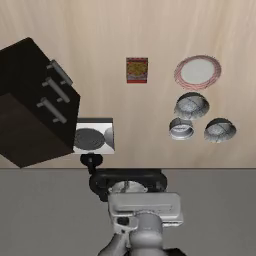
#> input picture frame 10 of results/videos/clean_seed42_main.mp4, 256 x 256 px
$ jupyter execute --allow-errors effects.ipynb
#> lines starting #> are read from the running program, lines starting #| are printed output that depends on the picture; after the words box and inside, x2 and y2 are one past the last pixel; in counts of white or black regions, pixels touching at a corner belong together
# Exploratory plots

First exploratory look at the blur, temporary-blackout and attention-pilot results. The complete analysis of all experiments is in [`analysis.ipynb`](analysis.ipynb).

[cell 1]
from pathlib import Path

ROOT = Path.cwd().resolve()
if ROOT.name == "notebooks":
    ROOT = ROOT.parent

## Blur

[cell 2]
import cv2
import matplotlib.pyplot as plt

path_to_video = f'{ROOT}/results/videos/clean_seed42_main.mp4'
cap = cv2.VideoCapture(path_to_video)

if not cap.isOpened():
    print("Error: cannot open the video.")
    exit()

target_frame_id = 10
cap.set(cv2.CAP_PROP_POS_FRAMES, target_frame_id)
ret, frame = cap.read()
#> frame is the input picture: shape (256, 256, 3); mean B, G, R 109.7, 118.9, 127.6
cap.release()

if not ret:
    print(f"Cannot read frame {target_frame_id}.")
    exit()

frame_rgb = cv2.cvtColor(frame, cv2.COLOR_BGR2RGB)

blur_weak   = cv2.blur(frame_rgb, (5, 5))
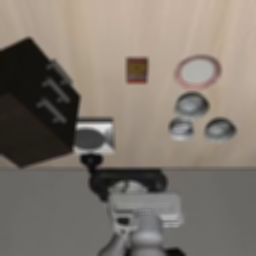
#> blur_weak: shape (256, 256, 3); mean R, G, B 127.6, 118.9, 109.7
blur_medium = cv2.blur(frame_rgb, (15, 15))
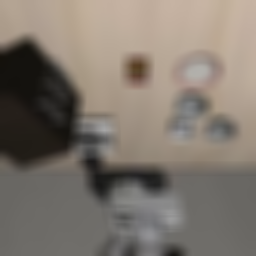
#> blur_medium: shape (256, 256, 3); mean R, G, B 127.6, 118.9, 109.7
blur_strong = cv2.blur(frame_rgb, (31, 31))
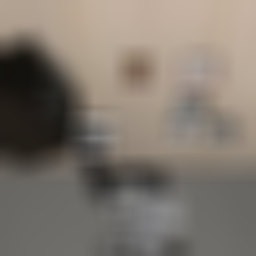
#> blur_strong: shape (256, 256, 3); mean R, G, B 127.6, 118.9, 109.7

cv2.putText(frame_rgb, "Original", (20, 40), cv2.FONT_HERSHEY_SIMPLEX, 1, (0, 255, 0), 2)
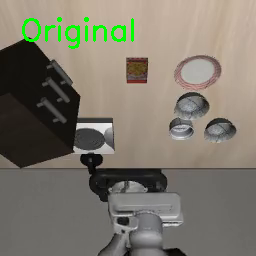
#> frame_rgb: shape (256, 256, 3); mean R, G, B 125.2, 120.1, 107.7
cv2.putText(blur_weak, "Blur 5x5", (20, 40), cv2.FONT_HERSHEY_SIMPLEX, 1, (0, 255, 0), 2)
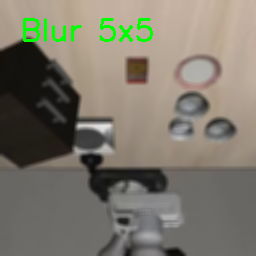
#> blur_weak: shape (256, 256, 3); 1.44% of pixels changed, all inside (x1, y1, x2, y2) = (23, 18, 153, 42)
cv2.putText(blur_medium, "Blur 15x15", (20, 40), cv2.FONT_HERSHEY_SIMPLEX, 1, (0, 255, 0), 2)
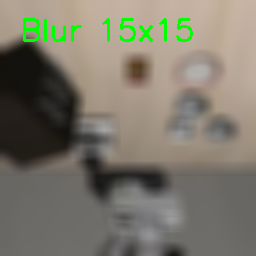
#> blur_medium: shape (256, 256, 3); 1.7% of pixels changed, all inside (x1, y1, x2, y2) = (23, 18, 193, 42)
cv2.putText(blur_strong, "Blur 31x31", (20, 40), cv2.FONT_HERSHEY_SIMPLEX, 1, (0, 255, 0), 2)
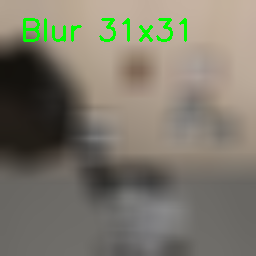
#> blur_strong: shape (256, 256, 3); 1.66% of pixels changed, all inside (x1, y1, x2, y2) = (23, 18, 187, 42)

grid_image = cv2.hconcat([frame_rgb, blur_weak, blur_medium, blur_strong])
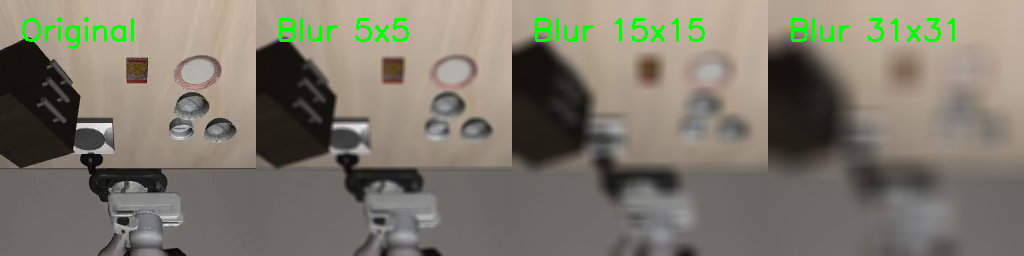
#> grid_image: shape (256, 1024, 3); mean R, G, B 124.8, 120.3, 107.4

plt.figure(figsize=(15, 5))
plt.imshow(grid_image)
plt.axis('off')
plt.show()
